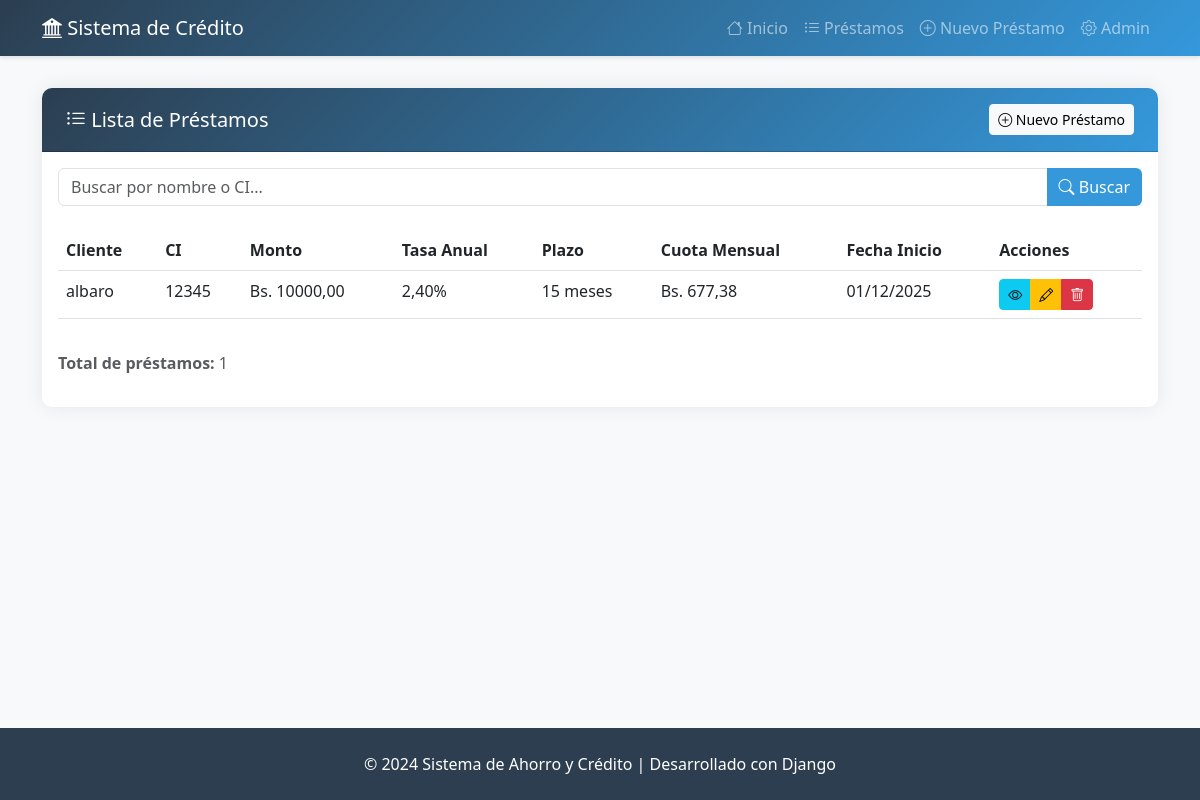
The app's page /prestamos/, older data.
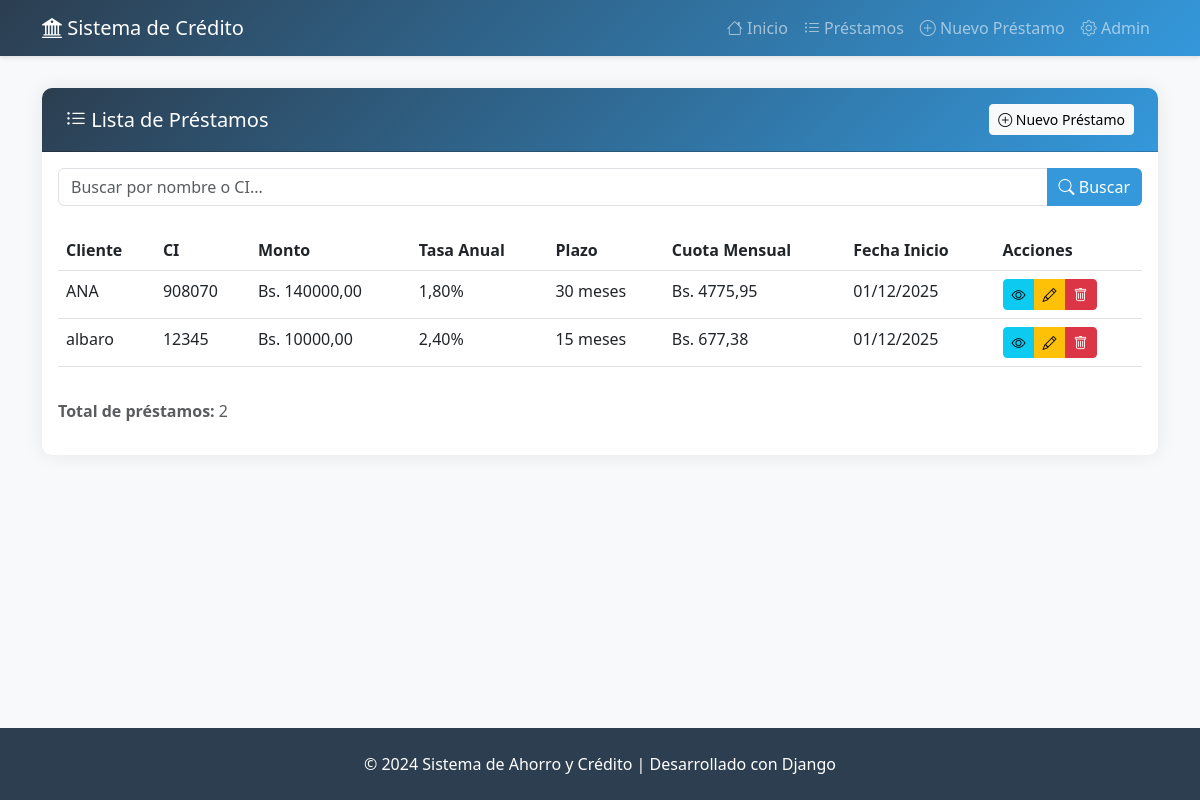
The same page, newer data.
### creditos/models.py (models this page shows, shortened)
class Prestamo(models.Model):
    nombre = models.CharField(max_length=200, verbose_name="Nombre del Cliente")
    ci = models.CharField(max_length=20, unique=True, verbose_name="Cédula de Identidad")
    monto = models.DecimalField(
        max_digits=12,
        decimal_places=2,
        validators=[MinValueValidator(Decimal('100.00'))],
        verbose_name="Monto del Préstamo"
    )
    tasa_interes_anual = models.DecimalField(
        max_digits=5,
        decimal_places=2,
        validators=[
            MinValueValidator(Decimal('0.01')),
            MaxValueValidator(Decimal('100.00'))
        ],
        verbose_name="Tasa de Interés Anual (%)"
    )
    fecha_inicio = models.DateField(verbose_name="Fecha de Inicio")
    plazo = models.PositiveIntegerField(
        validators=[MinValueValidator(1), MaxValueValidator(360)],
        verbose_name="Plazo en Meses"
    )
    fecha_creacion = models.DateTimeField(auto_now_add=True)
    fecha_actualizacion = models.DateTimeField(auto_now=True)
    class Meta:
        verbose_name = "Préstamo"
        verbose_name_plural = "Préstamos"
        ordering = ['-fecha_creacion']
    @property
    def tasa_mensual(self):
        if self.tasa_interes_anual is None:
            return None
        return self.tasa_interes_anual / Decimal('12') / Decimal('100')
    @property
    def cuota_mensual(self):
        if not all([self.monto, self.tasa_interes_anual, self.plazo]):
            return None
        i = self.tasa_mensual
        n = self.plazo
        if i == 0:
            return self.monto / n
        cuota = self.monto * (i * (1 + i)**n) / ((1 + i)**n - 1)
        return cuota.quantize(Decimal('0.01'))

### creditos/views.py (the view)
# urls.py: path('prestamos/', views.prestamo_lista, name='prestamo_lista'),
def prestamo_lista(request):
    query = request.GET.get('q', '')
    if query:
        prestamos = Prestamo.objects.filter(
            Q(nombre__icontains=query) |
            Q(ci__icontains=query)
        )
    else:
        prestamos = Prestamo.objects.all()
    context = {
        'prestamos': prestamos,
        'query': query
    }
    return render(request, 'creditos/prestamo_lista.html', context)

### creditos/templates/creditos/prestamo_lista.html (shortened to what this page needs)
{% extends 'creditos/base.html' %}
{% block content %}
<div class="row mb-4">
    <div class="col-12">
        <div class="card">
            <div class="card-header d-flex justify-content-between align-items-center">
                <h5 class="mb-0"><i class="bi bi-list-ul"></i> Lista de Préstamos</h5>
                <a href="{% url 'prestamo_crear' %}" class="btn btn-light btn-sm">
                    <i class="bi bi-plus-circle"></i> Nuevo Préstamo
                </a>
            </div>
            <div class="card-body">
                <form method="GET" class="mb-4">
                    <div class="input-group">
                        <input type="text" name="q" class="form-control"
                               placeholder="Buscar por nombre o CI..."
                               value="{{ query }}">
                        <button type="submit" class="btn btn-primary">
                            <i class="bi bi-search"></i> Buscar
                        </button>
                    </div>
                </form>
                {% if prestamos %}
                <div class="table-responsive">
                    <table class="table table-hover">
                        <thead>
                            <tr>
                                <th>Cliente</th>
                                <th>CI</th>
                                <th>Monto</th>
                                <th>Tasa Anual</th>
                                <th>Plazo</th>
                                <th>Cuota Mensual</th>
                                <th>Fecha Inicio</th>
                                <th>Acciones</th>
                            </tr>
                        </thead>
                        <tbody>
                            {% for prestamo in prestamos %}
                            <tr>
                                <td>{{ prestamo.nombre }}</td>
                                <td>{{ prestamo.ci }}</td>
                                <td>Bs. {{ prestamo.monto|floatformat:2 }}</td>
                                <td>{{ prestamo.tasa_interes_anual }}%</td>
                                <td>{{ prestamo.plazo }} meses</td>
                                <td>Bs. {{ prestamo.cuota_mensual|floatformat:2 }}</td>
                                <td>{{ prestamo.fecha_inicio|date:"d/m/Y" }}</td>
                                <td>
                                    <div class="btn-group" role="group">
                                        <a href="{% url 'prestamo_detalle' prestamo.pk %}"
                                           class="btn btn-sm btn-info"
                                           title="Ver detalles">
                                            <i class="bi bi-eye"></i>
                                        </a>
                                        <a href="{% url 'prestamo_editar' prestamo.pk %}"
                                           class="btn btn-sm btn-warning"
                                           title="Editar">
                                            <i class="bi bi-pencil"></i>
                                        </a>
                                        <a href="{% url 'prestamo_eliminar' prestamo.pk %}"
                                           class="btn btn-sm btn-danger"
                                           title="Eliminar">
                                            <i class="bi bi-trash"></i>
                                        </a>
                                    </div>
                                </td>
                            </tr>
                            {% endfor %}
                        </tbody>
                    </table>
                </div>
                <p class="text-muted mt-3">
                    <strong>Total de préstamos:</strong> {{ prestamos.count }}
                </p>
                {% endif %}
            </div>
        </div>
    </div>
</div>
{% endblock %}

### creditos/templates/creditos/base.html (shortened to what this page needs)
<!DOCTYPE html>
<html lang="es">
<head>
    <link href="https://cdn.jsdelivr.net/npm/bootstrap@5.3.0/dist/css/bootstrap.min.css" rel="stylesheet">
    <link rel="stylesheet" href="https://cdn.jsdelivr.net/npm/bootstrap-icons@1.11.0/font/bootstrap-icons.css">
</head>
<body>
    <nav class="navbar navbar-expand-lg navbar-dark">
        <div class="container">
            <a class="navbar-brand" href="{% url 'home' %}">
                <i class="bi bi-bank2"></i> Sistema de Crédito
            </a>
            <div class="collapse navbar-collapse" id="navbarNav">
                <ul class="navbar-nav ms-auto">
                    <li class="nav-item">
                        <a class="nav-link" href="{% url 'home' %}">
                            <i class="bi bi-house"></i> Inicio
                        </a>
                    </li>
                    <li class="nav-item">
                        <a class="nav-link" href="{% url 'prestamo_lista' %}">
                            <i class="bi bi-list-ul"></i> Préstamos
                        </a>
                    </li>
                    <li class="nav-item">
                        <a class="nav-link" href="{% url 'prestamo_crear' %}">
                            <i class="bi bi-plus-circle"></i> Nuevo Préstamo
                        </a>
                    </li>
                    <li class="nav-item">
                        <a class="nav-link" href="/admin/">
                            <i class="bi bi-gear"></i> Admin
                        </a>
                    </li>
                </ul>
            </div>
        </div>
    </nav>
    <div class="content-wrapper">
        <div class="container">
            {% block content %}{% endblock %}
        </div>
    </div>
    <footer>
        <div class="container text-center">
            <p class="mb-0">&copy; 2024 Sistema de Ahorro y Crédito | Desarrollado con Django</p>
        </div>
    </footer>
</body>
</html>

### creditos/templates/creditos/base.html (style rules this page uses)
:root { --primary-color: #2c3e50; --secondary-color: #3498db; }
body { min-height: 100vh; display: flex; flex-direction: column; }
.navbar { background: linear-gradient(135deg, var(--primary-color), var(--secondary-color)); box-shadow: 0 2px 4px rgba(0,0,0,0.1); }
.content-wrapper { flex: 1; padding: 2rem 0; background-color: #f8f9fa; }
.card { border: none; box-shadow: 0 0 20px rgba(0,0,0,0.08); border-radius: 10px; margin-bottom: 2rem; }
.card-header { background: linear-gradient(135deg, var(--primary-color), var(--secondary-color)); color: white; border-radius: 10px 10px 0 0 !important; padding: 1rem 1.5rem; }
.btn-primary { background: var(--secondary-color); border: none; }
footer { background-color: var(--primary-color); color: white; padding: 1.5rem 0; margin-top: auto; }
.table thead { background-color: var(--primary-color); color: white; }

Row changes from the older to the newer data that the page shows:
added Prestamo: nombre "ANA", ci "908070", monto "140000,00", tasa_interes_anual "1,80", plazo "30", cuota_mensual "4775,95", fecha_inicio "01/12/2025"
Text that changed along with them:
{{ prestamos.count }}: "1" → "2"
